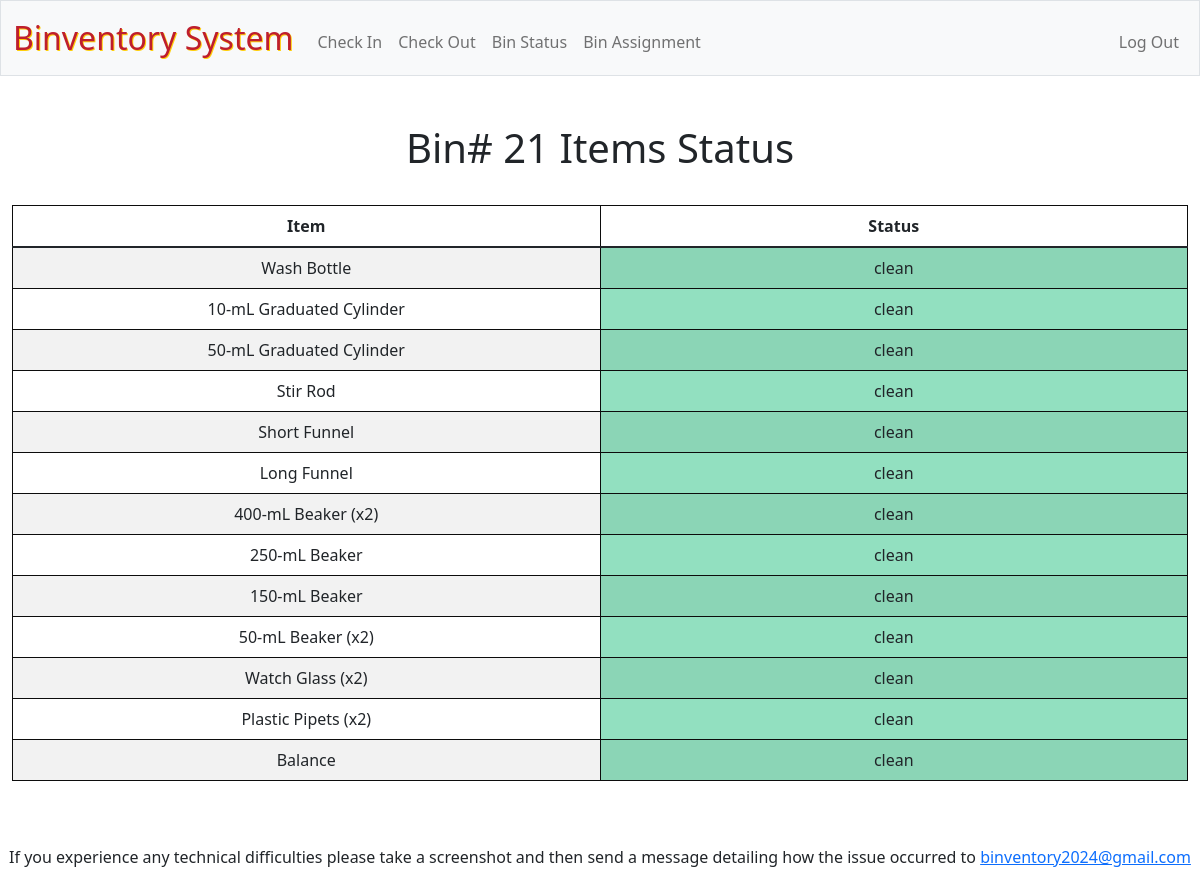
/status (signed in), run on the app's committed database.
### tables this page shows
CREATE TABLE bins (
bin_code INTEGER PRIMARY KEY AUTOINCREMENT,
room_num TEXT NOT NULL,
bin_num INTEGER NOT NULL,
FOREIGN KEY (room_num) REFERENCES room (room_num)
);

CREATE TABLE bin_items (bin_code INTEGER NOT NULL PRIMARY KEY, wash_bottle TEXT CHECK(wash_bottle IN ('clean', 'dirty', 'partial', 'missing')), grad_cyl_10 TEXT CHECK(grad_cyl_10 IN ('clean', 'dirty', 'partial', 'missing')), grad_cyl_50 TEXT CHECK(grad_cyl_50 IN ('clean', 'dirty', 'partial', 'missing')), stir_rod TEXT CHECK(stir_rod IN ('clean', 'dirty', 'partial', 'missing')), short_fun TEXT CHECK(short_fun IN ('clean', 'dirty', 'partial', 'missing')), long_fun TEXT CHECK(long_fun IN ('clean', 'dirty', 'partial', 'missing')), beaker_400 TEXT CHECK(beaker_400 IN ('clean', 'dirty', 'partial', 'missing')), beaker_250 TEXT CHECK(beaker_250 IN ('clean', 'dirty', 'partial', 'missing')), beaker_150 TEXT CHECK(beaker_150 IN ('clean', 'dirty', 'partial', 'missing')), beaker_50 TEXT CHECK(beaker_50 IN ('clean', 'dirty', 'partial', 'missing')), watch_glass TEXT CHECK(watch_glass IN ('clean', 'dirty', 'partial', 'missing')), plastic_pipets TEXT CHECK(plastic_pipets IN ('clean', 'dirty', 'partial', 'missing')), balance TEXT CHECK(balance IN ('clean', 'dirty', 'partial', 'missing')), last_user_code INTEGER, last_checkin_time DATETIME DEFAULT CURRENT_TIMESTAMP, last_checkout_time DATETIME DEFAULT CURRENT_TIMESTAMP, FOREIGN KEY (last_user_code) REFERENCES students (student_id), FOREIGN KEY (bin_code) REFERENCES bins (bin_code));

### student_bp.py (the view)
@bp.route("/status", methods = ["GET", "POST"])
@login_required
def status():
    student_id = session["user_id"]
    id_query = {"student_id" : f"{student_id}"}
    class_code = extract_query_info(db_name, "bin_assign", id_query, "class_code")
    if not class_code:
        flash("No class found or class not assigned")
        return redirect("/assign")
    class_student_query = {"class_code" : f"{class_code}", "student_id" : f"{student_id}"}
    bin_code = extract_query_info(db_name, "bin_assign", class_student_query, "bin_code")
    if not bin_code:
        flash("You have not yet registered in a class or to a bin")
        return redirect("assign.html")
    sql_col_search = ', '.join(f"bin_items.{items}" for items in bin_contents)
    with sqlite3.connect(f"{db_name}.db") as db:
        try:
             db.row_factory = sqlite3.Row
             cursor = db.execute(f"SELECT bins.bin_num, {sql_col_search} FROM bin_items JOIN bins ON bins.bin_code = bin_items.bin_code WHERE bin_items.bin_code = ?", (bin_code,))
             bin_status = cursor.fetchone()
             cursor.close()
        except sqlite3.Error as e:
            flash(f"An error has occurred, {e}")
            return redirect("/")
    if not bin_status:
        flash("Database error, bin_status not found")
        return redirect("/")
    return render_template("status.html", bin_status=bin_status, bin_contents=bin_contents)

### db_helpers.py (called while the page is built)
def extract_query_info(db_name, table, queries_dict, value_search):
    try:
        with sqlite3.connect(f"{db_name}.db") as db:
            where_conditions = ' AND '.join(f"{query_col} = ?" for query_col in queries_dict.keys())
            sql_query = f"SELECT {value_search} FROM {table} WHERE {where_conditions}"
            query_values = tuple(queries_dict.values())
            cursor = db.execute(sql_query, query_values)
            check = cursor.fetchall()
            cursor.close()
            if len(check) > 0:
                result = check[0][0]
                return str(result)
            else:
                return False
    except sqlite3.Error as e:
        print(f"An error occurred extracting {value_search} from {table}: {e}")
        return False

### helpers.py (called while the page is built)
def login_required(f):
    @wraps(f)
    def decorated_function(*args, **kwargs):
        if session.get("user_id") is None:
            flash("Login Required")
            return redirect("/login")
        return f(*args, **kwargs)
    return decorated_function

### templates/status.html (shortened to what this page needs)
{% extends "layout.html" %}
{% block main %}
<h1> Bin# {{ bin_status["bin_num"] }} Items Status </h1>
<table class="table table-striped">
    <thead>
        <tr>
            <th scope="col">Item</th>
            <th scope="col">Status</th>
        </tr>
    </thead>
    <tbody>
        {% for item in bin_status.keys() %}
            {% if item != "bin_num" %}
                <tr>
                    <td>{{ bin_contents[item] }}</td>
                    <td id="{{ item }}" class="status">{{ bin_status[item] }}</td>
                </tr>
            {% endif %}
        {% endfor %}
    </tbody>
</table>
{% endblock %}

### static/styles.css (style rules this page uses)
table, th, td { border: 1px solid #0c0c0c; border-collapse: collapse; width: 25%; margin-left: auto; margin-right: auto; table-layout: auto; text-overflow: ellipsis; }
h1, h2, par { padding-bottom: 25px; }

### data on the page
bins: bin_num "21"
bin_items: wash_bottle "clean" "clean" "clean" "clean" "clean" "clean" "clean" "clean" "clean" "clean" "clean" "clean" "clean"

### other printed values
{{ bin_contents[item] }} "Wash Bottle" "10-mL Graduated Cylinder" "50-mL Graduated Cylinder" "Stir Rod" "Short Funnel" "Long Funnel" "400-mL Beaker (x2)" "250-mL Beaker" "150-mL Beaker" "50-mL Beaker (x2)" "Watch Glass (x2)" "Plastic Pipets (x2)" "Balance"
